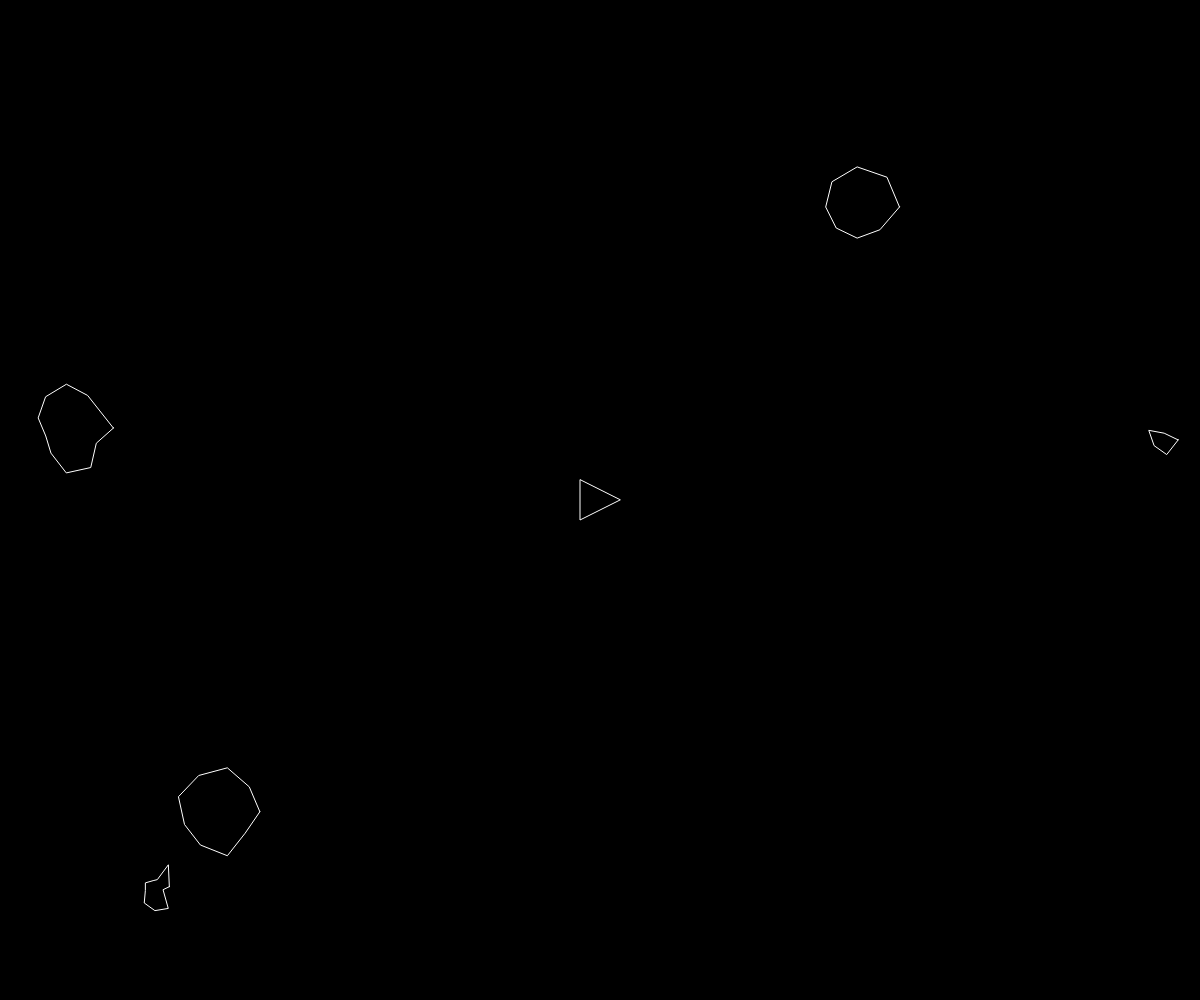
Frame 1 (no input)
Frame 60 (no input): identical to frame 1, image omitted
Frame 120 (the mouse pressed at the canvas centre since frame 60): identical to frame 1, image omitted

The p5.js sketch that drew this single still picture (run headless with seeded random() and noise() and a simulated clock; from frame 60 on, the mouse is pressed at the canvas centre):

// p5.js sketch
// ── sketch.js
var ship;
var asteroids = [];

function setup() {
	createCanvas(windowWidth, windowHeight);
  ship = new Ship();
  for (var i = 0; i < 5; i++){
    asteroids.push(new Asteroid());
  }
}

function draw() {
  background(0);
  ship.render();
  ship.turn();
  ship.update();
  ship.edges();
  
  for (var i = 0; i < asteroids.length; i++) {
    asteroids[i].render();
  }
}

function keyReleased() {
  ship.setRotation(0);
  ship.boosing(false);
}

function keyPressed() {
  if (keyCode == RIGHT_ARROW) {
    ship.setRotation(0.1);
  } else if (keyCode == LEFT_ARROW) {
    ship.setRotation(-0.1)
  } else if (keyCode ==UP_ARROW) {
    ship.boosting(true);
  }
}
// ── asteroid.js
function Asteroid() {
  this.pos = createVector(random(width), random(height))
  this.r = random(15, 50);
  this.total = floor(random (5, 15))
  this.offset = [];
  for (var i = 0; i < this.total; i++){
    this.offset[i] = random (-15, 5)
  }
  
  this.render = function(){
    push();
    stroke(255);
    noFill();
    translate(this.pos.x, this.pos.y);
//    ellipse(0, 0, this.r * 2);
    beginShape();
    for (var i = 0; i < 10; i++) {
      var angle = map(i, 0, this.total, 0, TWO_PI);
      var r = this.r + this.offset[i];
      var x = r * cos(angle);
      var y = r * sin(angle);
      vertex(x, y);
    }
    endShape(CLOSE);
    
    
    
    
    pop();
  }
} 
// ── laser.js
function Laser(spos, angle){
  this.pos = createVector(spos.x, spos.y);
  this.vel = p5.Vector.fromAngle(angle);
  this.vel.mult(10);
  
  this.update = function(){
    this.pos.add(this.vel);
  }
  
   this.render = function(){
    push();
    stroke(255);
    strokeWeight(4);
    point(this.pos.x, this.pos.y);
    pop();
  }
   
  this.hits = function(asteroid){
    var d = dist(this.pos.x, this.pos.y, asteroid.pos.x, asteroid.pos.y);
    if (d < + asteroid.r ) {
      return true;
    } else {
      return false;
    }
  }
  
    this.offscreen = function() {
    if (this.pos.x > width || this.pos.x < 0) {
      return true;
    }
    if (this.pos.y > height || this.pos.y < 0) {
      return true;
    }
      return false;
  }
}
// ── ship.js
function Ship() {
	this.pos = createVector(width / 2, height / 2)
  this.r = 20
  this.heading = 0;
  this.rotation = 0,
  this.vel = createVector(0, 0); 
  this.isBoosting = false;
  
  this.boosting = function(b) {
    this.isBoosting = b;
  }
  
  this.update = function() {
    if (this.isBoosting) {
      this.boost();
    }
    this.pos.add(this.vel);
    this.vel.mult(0.99);
  }
  
  this.boost = function() {
    var force = p5.Vector.fromAngle(this.heading);
    force.mult(0.1);
    this.vel.add(force);
  }
  
  this.render = function() {
    push();
    translate(this.pos.x, this.pos.y);
    rotate(this.heading + PI / 2);
    noFill();
    stroke(255);
    triangle(-this.r, this.r, this.r, this.r, 0, -this.r);
    pop();
  }
  
  this.edges = function() {
    if (this.pos.x > width + this.r) {
      this.pos.x = -this.r;
    } else if (this.pos.x < -this.r) {
      this.pos.x = width + this.r;
    }
    if (this.pos.y > height + this.r) {
      this.pos.y = -this.r;
    } else if (this.pos.y < -this.r) {
      this.pos.y = height + this.r;
    }
  }
  
  this.setRotation = function(a) {
    this.rotation = a;
  }
  
  this.turn = function() {
    this.heading += this.rotation;
  }
  
}  
